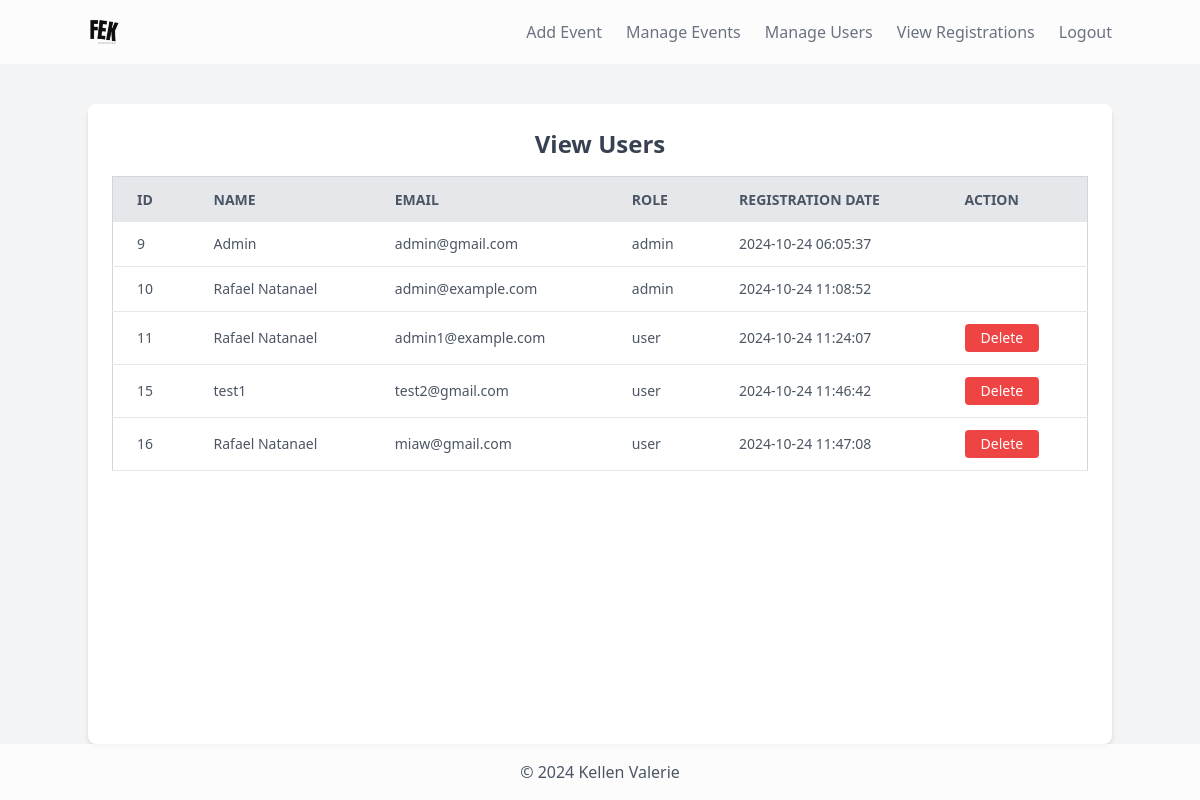
The page /admin/view_users.php (signed in) on the database its author committed.
### tables this page shows
CREATE TABLE `users` (
  `id` int(11) NOT NULL,
  `name` varchar(255) NOT NULL,
  `email` varchar(255) NOT NULL,
  `password` varchar(255) NOT NULL,
  `role` enum('admin','user') DEFAULT 'user',
  `avatar` varchar(255) DEFAULT NULL,
  `created_at` timestamp NOT NULL DEFAULT current_timestamp(),
  `phone` varchar(12) DEFAULT NULL
);

### admin/view_users.php (the view, shortened to what this page needs)
<?php
require '../includes/db_connection.php';
$stmt = $pdo->query("SELECT * FROM users");
$users = $stmt->fetchAll();
?>
<!DOCTYPE html>
<html lang="en">
<head>
    <link href="https://cdn.jsdelivr.net/npm/tailwindcss@2.2.19/dist/tailwind.min.css" rel="stylesheet">
</head>
<body class="bg-gray-100 animated-background">
    <?php include '../includes/navbar.php'; ?>
    <div class="content container mx-auto p-6 bg-white rounded-lg shadow-md mt-10">
        <h1 class="text-2xl font-bold text-gray-700 mb-4 text-center"><strong>View Users</strong></h1>
        <div class="overflow-x-auto">
            <table class="min-w-full bg-white border border-gray-300">
                <thead>
                    <tr class="bg-gray-200 text-gray-600 uppercase text-sm leading-normal">
                        <th class="py-3 px-6 text-left">ID</th>
                        <th class="py-3 px-6 text-left">Name</th>
                        <th class="py-3 px-6 text-left">Email</th>
                        <th class="py-3 px-6 text-left">Role</th>
                        <th class="py-3 px-6 text-left">Registration Date</th>
                        <th class="py-3 px-6 text-left">Action</th>
                    </tr>
                </thead>
                <tbody class="text-gray-600 text-sm font-light">
                    <?php if (count($users) > 0): ?>
                        <?php foreach ($users as $user): ?>
                            <tr class="border-b border-gray-200 hover:bg-gray-100 transition duration-200">
                                <td class="py-3 px-6"><?= htmlspecialchars($user['id']) ?></td>
                                <td class="py-3 px-6"><?= htmlspecialchars($user['name']) ?></td>
                                <td class="py-3 px-6"><?= htmlspecialchars($user['email']) ?></td>
                                <td class="py-3 px-6"><?= htmlspecialchars($user['role']) ?></td>
                                <td class="py-3 px-6"><?= htmlspecialchars($user['created_at']) ?></td>
                                <td class="py-3 px-6">
                                    <?php if ($user['role'] != 'admin'): ?>
                                        <button onclick="confirmDeleteUser(<?= $user['id'] ?>)" class="bg-red-500 text-white py-1 px-4 rounded hover:bg-red-600 transition duration-200">Delete</button>
                                    <?php endif; ?>
                                </td>
                            </tr>
                        <?php endforeach; ?>
                    <?php else: ?>
                        <tr>
                            <td colspan="6" class="text-center py-3">No users found.</td>
                        </tr>
                    <?php endif; ?>
                </tbody>
            </table>
        </div>
    </div>
    <div class="bg-white/75 py-4 text-center text-gray-600">
        © 2024 Kellen Valerie
    </div>
</body>
</html>

### includes/navbar.php (shortened to what this page needs)
<script src="https://cdn.tailwindcss.com"></script>
<nav class="bg-white/75  p-4">
    <div class="container mx-auto flex justify-between items-center">
        <a href="#" class="flex items-center">
            <img src="../includes/logo2.png" alt="Logo" class="h-8 w-auto mr-2">
        </a>
        <ul id="menu" class="hidden lg:flex space-x-6 text-gray-500">
            <?php if (isset($_SESSION['role'])): ?>
                <?php if ($_SESSION['role'] === 'admin'): ?>
                    <li><a href="../admin/add_event.php" class="hover:text-gray-400">Add Event</a></li>
                    <li><a href="../admin/manage_events.php" class="hover:text-gray-400">Manage Events</a></li>
                    <li><a href="../admin/view_users.php" class="hover:text-gray-400">Manage Users</a></li>
                    <li><a href="../admin/view_registrations.php" class="hover:text-gray-400">View Registrations</a></li>
                <?php elseif ($_SESSION['role'] === 'user'): ?>
                    <li><a href="../user/view_events.php" class="hover:text-gray-400">View Events</a></li>
                    <li><a href="../user/registered_event.php" class="hover:text-gray-400">Registered Event</a></li>
                    <li><a href="../user/view_profile.php" class="hover:text-gray-400">Profile</a></li>
                <?php endif; ?>
                <li><a href="../logout.php" class="hover:text-gray-400">Logout</a></li>
            <?php else: ?>
                <li><a href="../login.php" class="hover:text-gray-400">Login</a></li>
                <li><a href="../register.php" class="hover:text-gray-400">Register</a></li>
            <?php endif; ?>
        </ul>
    </div>
</nav>

### admin/view_users.php (style rules this page uses)
.animated-background { animation: backgroundAnimation 10s ease infinite; }
html, body { height: 100%; margin: 0; display: flex; flex-direction: column; }
body { min-height: 100vh; }
.content { flex: 1; }

### rows shown on the page
users: id "9", name "Admin", email "admin@gmail.com", role "admin", created_at "2024-10-24 06:05:37"
users: id "10", name "Rafael Natanael", email "admin@example.com", role "admin", created_at "2024-10-24 11:08:52"
users: id "11", name "Rafael Natanael", email "admin1@example.com", role "user", created_at "2024-10-24 11:24:07"
users: id "15", name "test1", email "test2@gmail.com", role "user", created_at "2024-10-24 11:46:42"
users: id "16", name "Rafael Natanael", email "miaw@gmail.com", role "user", created_at "2024-10-24 11:47:08"
